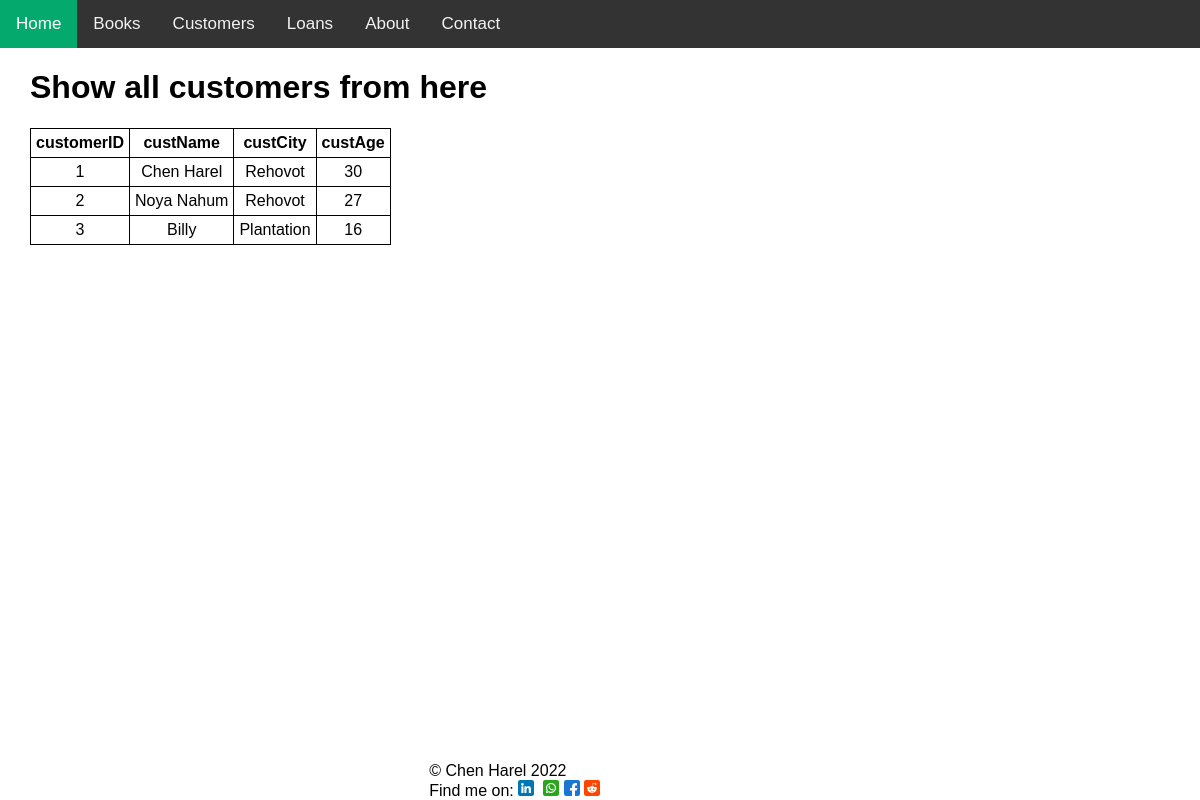
The page /customers/showAllCustomers on the database as committed earlier.
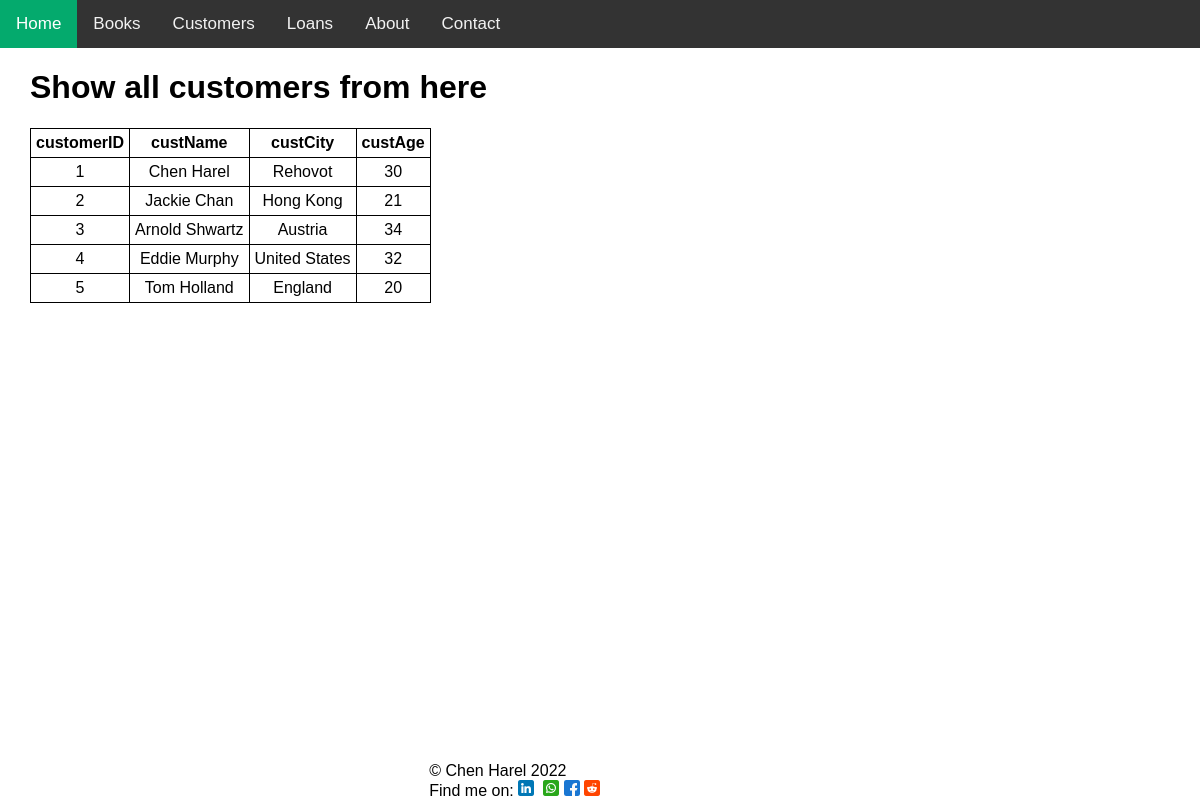
The same page on the database as committed later.
### tables this page shows
CREATE TABLE customers (customerID INTEGER PRIMARY KEY AUTOINCREMENT, cusName text, cusCity text, cusAge int);

### app.py (the view)
@app.route("/customers/showAllCustomers", methods=['GET', 'POST'])
def showAllCustomers():
    return myCustomers.Customer.showAllCustomers(myCustomers)

### tools/customers.py (called while the page is built)
    def showAllCustomers(self):
        if request.method=='POST':
            pass
        sqlCustomers = '''SELECT * FROM customers'''
        cur.execute(sqlCustomers)
        customers = cur.fetchall()
        return render_template("/customers/showAllCustomers.html", customers=customers)

### templates/customers/showAllCustomers.html
{%extends 'layout.html'%}
{%block header%}{{super()}}{%endblock%}
{%block content%}
<h1 class="pushLeft">Show all customers from here</h1>
<div class="pushLeft">
    <table>
        <tr>
            <th>customerID</th>
            <th>custName</th>
            <th>custCity</th>
            <th>custAge</th>
        </tr>
    {%for customer in customers%}
    <tr>
        <td>{{customer[0]}}</td>
        <td>{{customer[1]}}</td>
        <td>{{customer[2]}}</td>
        <td>{{customer[3]}}</td>
    </tr>
    {%endfor%}
    </table>
</div>
{%endblock%}
{%block footer%}{{super()}}{%endblock%}

### templates/layout.html (shortened to what this page needs)
<!DOCTYPE html>
<html lang="en">
<head>
    {%block header%}
    <link rel="stylesheet" href="../static/CSS/styles.css">
    {%endblock%}
</head>
{%block navbar%}
<div class="topnav">
    <a class="active" href="/">Home</a>
    <a href="/books/showAllBooks">Books</a>
    <a href="/customers/showAllCustomers">Customers</a>
    <a href="/loans/showAllLoans">Loans</a>
    <a href="#">About</a>
    <a href="#">Contact</a>
</div>
{%endblock%}
{%block content%}
{%endblock%}
{%block footer%}
<div id="footer-section">
    <footer>&copy; Chen Harel 2022 &nbsp;&nbsp;
        <div id="footer-links">
            Find me on: <a href="https://www.linkedin.com/in/chen-harel-7b8870ba/" target="_blank"><img
                    src="../static/images/linkedin.png" alt="LinkedIn"></a> &nbsp;<a href="https://wa.me/+972542341609"
                target="_blank"><img src="../static/images/whatsapp.png" alt="WhatsApp"></a>&nbsp;<a
                href="https://www.facebook.com/chenharel12/" target="_blank"><img src="../static/images/facebook.png"
                    alt="Facebook"></a>&nbsp;<a href="https://www.reddit.com/" target="_blank"><img
                    src="../static/images/reddit.png" alt="Reddit"></a>
        </div>
    </footer>
</div>
{%endblock%}
<body>
</body>
</html>

### static/CSS/styles.css (style rules this page uses)
body { margin: 0; font-family: Arial, Helvetica, sans-serif; }
.topnav { overflow: hidden; background-color: #333; }
.topnav a { float: left; color: #f2f2f2; text-align: center; padding: 14px 16px; text-decoration: none; font-size: 17px; }
.topnav a.active { background-color: #04AA6D; color: white; }
.pushLeft { margin-left: 30px; }
table, th, td { border: 1px solid; border-collapse: collapse; padding: 5px; }
td { text-align: center; }
#footer-section { position: fixed; width: 100; bottom: 0; right: 50%; }

Rows that differ between the two databases and show on the page:
changed customers id 2: cusName "Noya Nahum" → "Jackie Chan"; cusCity "Rehovot" → "Hong Kong"; cusAge "27" → "21"
changed customers id 3: cusName "Billy" → "Arnold Shwartz"; cusCity "Plantation" → "Austria"; cusAge "16" → "34"
added customers: customerID "4", cusName "Eddie Murphy", cusCity "United States", cusAge "32"
added customers: customerID "5", cusName "Tom Holland", cusCity "England", cusAge "20"
